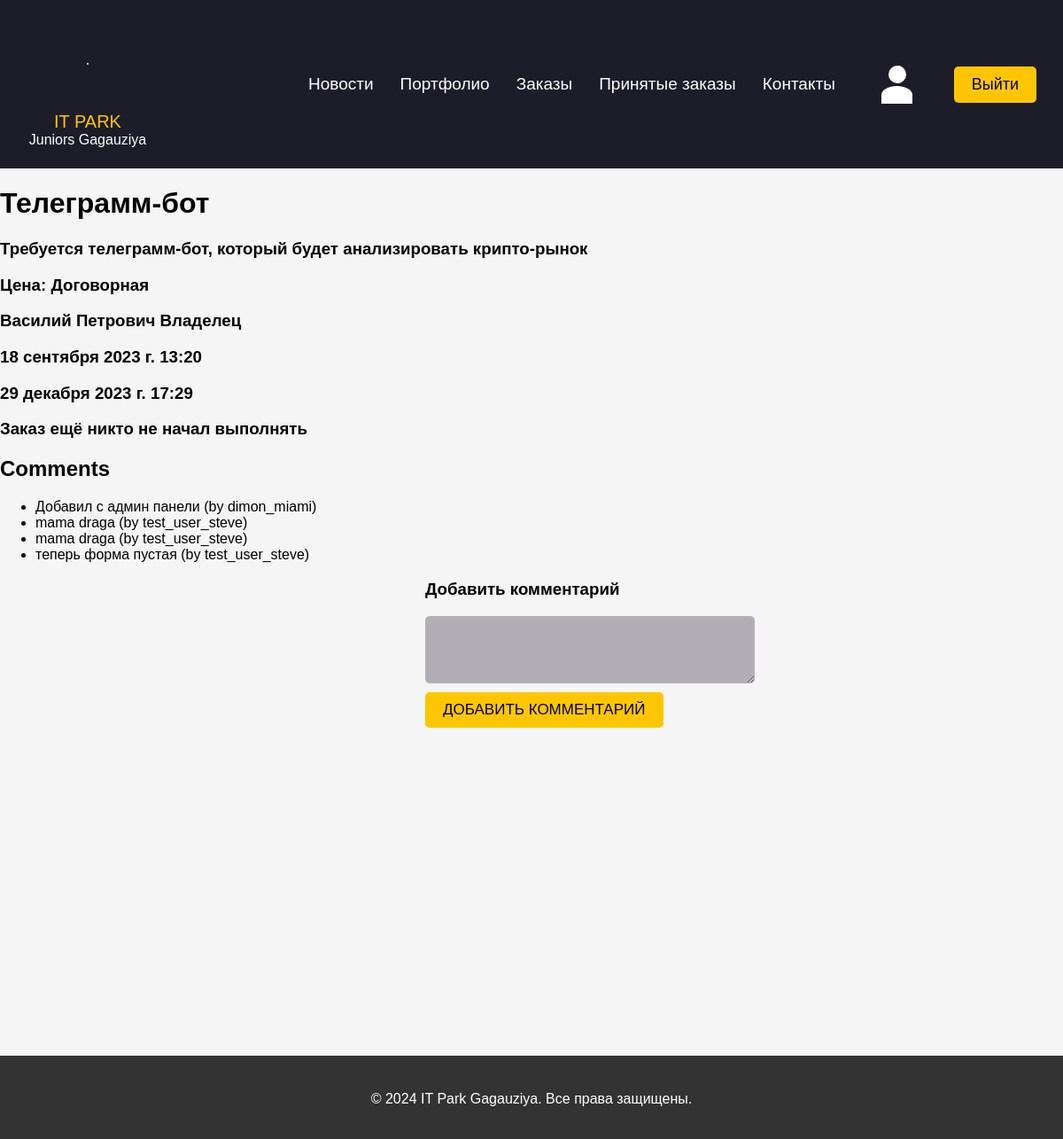
The app's page /programmer/order/8/ (signed in) with its own data.
### customer/models.py (models this page shows, shortened)
class Order(models.Model):
    order_id = models.IntegerField(default=1)
    title = models.CharField(max_length=250)
    full_subscription = models.TextField()
    price = models.IntegerField(default=0)
    user = models.ForeignKey(User, on_delete=models.CASCADE, related_name='customer_orders')
    programmer = models.ForeignKey(User,
                                   on_delete=models.SET_NULL, null=True,
                                   blank=True, related_name='programmer_orders')
    created = models.DateTimeField(auto_now_add=True)
    updated = models.DateTimeField(auto_now=True)
    taken = models.DateTimeField(null=True, blank=True)

class Comment(models.Model):
    order = models.ForeignKey(Order, on_delete=models.CASCADE, related_name='comments')
    user = models.ForeignKey(User, on_delete=models.CASCADE)
    text = models.TextField()
    created = models.DateTimeField(auto_now_add=True)

### programmer/views.py (the view)
# urls.py: path('order/<int:order_id>/', views.view_order_detail, name='order_detail'),
@user_passes_test(lambda u: u.groups.filter(name='Программист').exists())
def view_order_detail(request, order_id):
    order = get_object_or_404(Order, id=order_id)
    if request.method == 'POST':
        form = CommentForm(request.POST)
        if form.is_valid():
            form.instance.order = order
            form.instance.user = request.user
            form.save()
            form = CommentForm()
    else:
        form = CommentForm()
    comments = order.comments.all()
    return render(request, 'programmer/view_order_detail.html', {"order": order,
                                                                 "comments": comments,
                                                                 "form": form})

### customer/forms.py
class CommentForm(forms.ModelForm):
    class Meta:
        model = Comment
        fields = ['text']
        widgets = {
            'text': forms.Textarea(attrs={'rows': 4}),
        }

### programmer/templates/programmer/view_order_detail.html (shortened to what this page needs)
{% extends "programmer/base.html" %}
{% load static %}
{% block content %}
<h1>{{ order.title }}</h1>
<h3>{{ order.full_subscription }}</h3>
{% if order.price %}
    <h3>Цена: {{ order.price }} mdl</h3>
{% else %}
    <h3>Цена: Договорная</h3>
{% endif %}
<h3>{{ order.user.first_name }} {{ order.user.last_name }} Владелец</h3>
<h3>{{ order.created }}</h3>
<h3>{{ order.updated }}</h3>
{% if order.taken %}
    <h3>{{ order.taken }}</h3>
{% else %}
    <h3>Заказ ещё никто не начал выполнять</h3>
{% endif %}
<h2>Comments</h2>
<ul>
    {% for comment in comments %}
        <li>{{ comment.text }} (by {{ comment.user.username }})</li>
    {% endfor %}
</ul>
<form method="post">
    <h3>Добавить комментарий</h3>
    <div class="comment-text">
        {{ form.text }}
    </div>
    <p><input type="submit" value="Добавить комментарий"></p>
</form>
{% endblock %}

### programmer/templates/programmer/base.html (shortened to what this page needs)
{% load static %}
<!DOCTYPE html>
<html lang="en">
<head>
    <link rel="stylesheet" href="{% static 'programmer/css/styles.css' %}">
</head>
<body>
    <header>
        <div class="logo-container">
            <a href="{% url 'programmer:programmer_home' %}">
                <div class="circle-center"></div>
                <svg class="logo" viewBox="0 0 100 100">
                    <circle cx="50" cy="50" r="49" />
                    <circle cx="50" cy="50" r="49" />
                    <circle cx="50" cy="50" r="49" />
                    <circle cx="50" cy="50" r="49" />
                </svg>
            </a>
            <div class="logo-text-1"><a href="{% url 'programmer:programmer_home' %}">IT Park</a></div>
            <div class="logo-text-2"><a href="{% url 'programmer:programmer_home' %}">Juniors Gagauziya</a></div>
        </div>
        <menu>
            <a href="{% url 'programmer:news_view' %}">Новости</a>
            <a href="{% url 'programmer:view_portfolio' %}">Портфолио</a>
            <a href="{% url 'programmer:view_orders' %}">Заказы</a>
            <a href="{% url 'programmer:taken_orders' %}">Принятые заказы</a>
            <a href="{% url 'programmer:contacts' %}">Контакты</a>
        </menu>
        <div class="profile-icon">
            <a href="{% url 'programmer:view_profile' %}" class="profile-link">
                <div class="icon-head"></div>
            </a>
            <a href="{% url 'programmer:view_profile' %}" class="profile-link">
                <div class="icon-body"></div>
            </a>
        </div>
        <div class="auth-box">
            <a href="{% url 'programmer:logout' %}" class="logout-button">Выйти</a>
        </div>
    </header>
    {% block content %}
    {% endblock %}
    <footer>
        <div class="footer-content">
            <p>&copy; <span id="current-year"></span> IT Park Gagauziya. Все права защищены.</p>
        </div>
    </footer>
</body>
</html>

### programmer/static/programmer/css/styles.css (style rules this page uses)
body { margin: 0; padding: 0; background-color: #f5f5f5; font-family: 'Lucida Sans', 'Lucida Sans Regular', 'Lucida Grande', 'Lucida Sans Unicode', Geneva, Verdana, sans-serif; }
header { background-color: #1d1d2a; padding: 20px 0; display: flex; align-items: center; margin: 0; }
.logo-container { display: block; margin: 0; padding: 0; margin-left: 2%; height: 150px; width: 150px; }
.logo { width: 100px; height: 100px; position: relative; left: 25px; }
.logo-text-1, .logo-text-2 { display: flex; justify-content: center; }
.logo-text-1 a { text-decoration: none; font-size: 20px; text-transform: uppercase; color: #ffc600; }
.logo-text-2 a { text-decoration: none; color: white; }
:root { --animation-duration: 1600; }
.circle-center { width: 2px; height: 2px; background-color: white; border-radius: 50%; box-shadow: 0 0 1vh 1px var(--color); position: relative; top: 52px; left: 50%; transform: translate(-50%, -50%); transition: 0.75s; }
svg { width: 100%; height: 100%; }
menu { font-family: 'Lucida Sans', 'Lucida Sans Regular', 'Lucida Grande', 'Lucida Sans Unicode', Geneva, Verdana, sans-serif; display: flex; padding: 0; position: absolute; left: 29%; }
menu a { text-decoration: none; color: white; margin-right: 30px; font-size: 19px; }
menu a:last-child { margin-right: 0px; }
.profile-link { display: inline-block; text-decoration: none; }
.profile-icon { display: flex; flex-direction: column; align-items: center; position: absolute; right: 170px; transition: 0.2s; }
.icon-head { width: 20px; height: 20px; background-color: white ; border-radius: 50%; }
.icon-body { width: 35px; height: 20px; background-color: white; border-radius: 50% 50% 0 0; margin-top: 3px; }
.auth-box { font-family: 'Lucida Sans', 'Lucida Sans Regular', 'Lucida Grande', 'Lucida Sans Unicode', Geneva, Verdana, sans-serif; display: flex; align-items: center; padding: 10px; border-radius: 10px; }
.logout-button { position: absolute; right: 30px; background-color: #ffc600; text-decoration: none; color: black; font-size: 18px; padding: 10px 20px; border-radius: 5px; transition: background-color 0.2s, color 0.2s; }
.form_content h1, p { text-align: center; margin-top: 20px; }
form { margin-left: 40%; }
form p { width:100%; overflow:auto; }
input, textarea { clear:both; float:left; margin:0 0 10px; background-color: #46394B60; border:0; padding:6px 10px; font-size:14px; border-radius: 5px; }
input[type=submit], a.button { background: #ffc600; color: black; padding:10px 20px; font-size:17px; text-transform:uppercase; border-radius: 5px; transition: background-color 0.2s, color 0.2s; }
footer { background-color: #333; color: white; padding: 20px 0; text-align: center; }
.footer-content { max-width: 1200px; margin: 0 auto; }

### records on screen
Order: title "Телеграмм-бот", full_subscription "Требуется телеграмм-бот, который будет анализировать крипто-рынок", user.first_name "Василий", user.last_name "Петрович", created "18 сентября 2023 г. 13:20", updated "29 декабря 2023 г. 17:29"
Comment: text "Добавил с админ панели", user.username "dimon_miami"
Comment: text "mama draga", user.username "test_user_steve"
Comment: text "mama draga", user.username "test_user_steve"
Comment: text "теперь форма пустая", user.username "test_user_steve"
